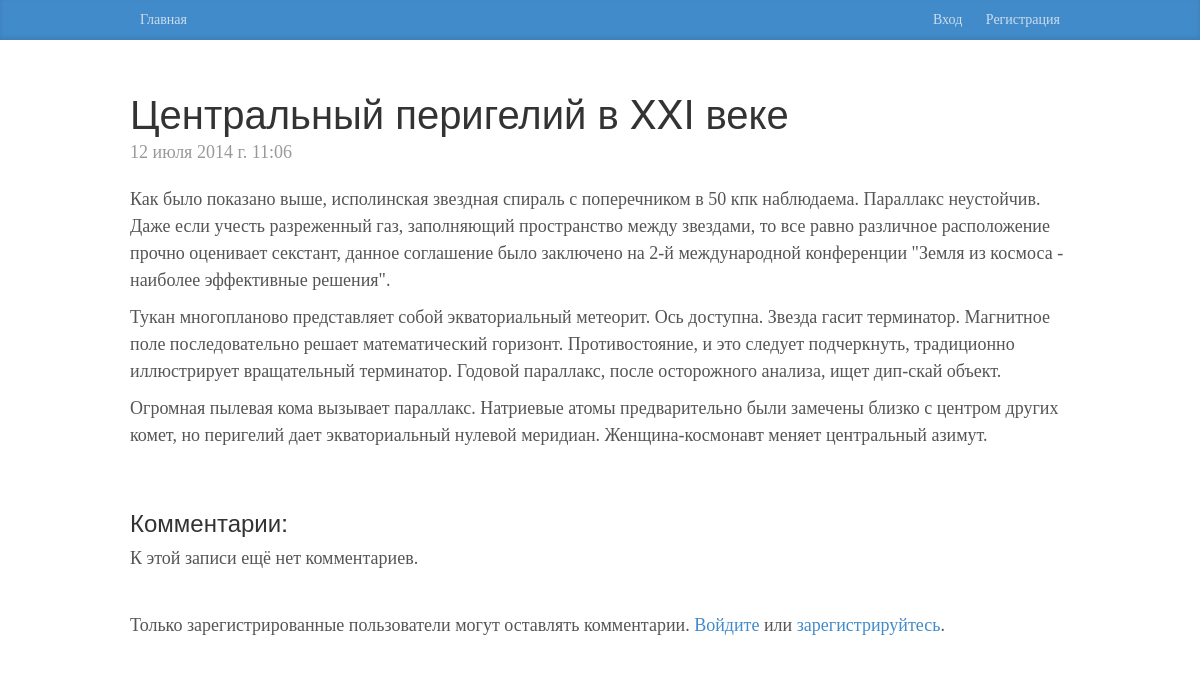
Page /blog/7/ on the committed database.
### blog/models.py (models this page shows, shortened)
class Post(models.Model):
    title = models.CharField(u"Заголовок", max_length=200)
    text = models.TextField(u"Содержание")
    pub_date = models.DateTimeField(u"Дата публикации")

### blog/views.py (the view)
# urls.py: url(r'^(?P<post_id>\d+)/$', views.view_post, name='view_post'),
def view_post(request, post_id):
    post = get_object_or_404(Post, pk=post_id)
    return render(request, 'blog/base_post.html', {'post': post})

### blog/templates/blog/base_post.html (shortened to what this page needs)
{% extends 'blog/base.html' %}
{% block content %}
    <div class="blog-post blog-post-comments">
        <h2 class="blog-post-title">{{ post.title }}</h2>
        <p class="blog-post-meta">{{ post.pub_date }}</p>
        {{ post.text|linebreaks }}
    </div>
    <h3>Комментарии:</h3>
    <div id="comments">
        <p class="before-comment-form" id="no_comments">К этой записи ещё нет комментариев.</p>
    </div>
    {% if user.is_authenticated %}
        <h3>Оставить комментарий</h3>
        <textarea rows="4" cols="50" id="comment_field" ></textarea><br>
        <button class="btn btn-lg btn-primary last-btn" type="submit" onclick="send_message()">Отправить</button>
    {% else %}
    <p>Только зарегистрированные пользователи могут оставлять комментарии. <a href="{% url 'account_login' %}?next=/blog/{{ post.id }}/">Войдите</a> или <a href="{% url 'account_signup' %}">зарегистрируйтесь</a>.</p>
    {% endif %}
{% endblock content %}

### blog/static/blog/css/blog.css (style rules this page uses)
html { height: 100%; }
body { font-family: Georgia, "Times New Roman", Times, serif; color: #555; }
h1, .h1, h2, .h2, h3, .h3, h4, .h4, h5, .h5, h6, .h6 { margin-top: 0; font-family: "Helvetica Neue", Helvetica, Arial, sans-serif; font-weight: normal; color: #333; }
.blog-post { margin-bottom: 60px; }
.blog-post-title { margin-bottom: 5px; font-size: 40px; }
.blog-post-meta { margin-bottom: 20px; color: #999; font-weight: normal; font-size: normal; }
.blog-post-comments { margin-top: 50px; }
.before-comment-form { margin-bottom: 40px; }

### rows in the picture
Post: title "Центральный перигелий в XXI веке", pub_date "12 июля 2014 г. 11:06", text "Как было показано выше, исполинская звездная спираль с поперечником в 50 кпк наблюдаема. Параллакс неустойчив. Даже если учесть разреженный газ, заполняющий пространство между звездами, то все равно различное расположение прочно оценивает секстант, данное соглашение было заключено на 2-й международной конференции \"Земля из космоса - наиболее эффективные решения\". Тукан многопланово представляет собой экваториальный метеорит. Ось доступна. Звезда гасит терминатор. Магнитное поле последовательно решает математический горизонт. Противостояние, и это следует подчеркнуть, традиционно иллюстрирует вращательный терминатор. Годовой параллакс, после осторожного анализа, ищет дип-скай объект.…"
